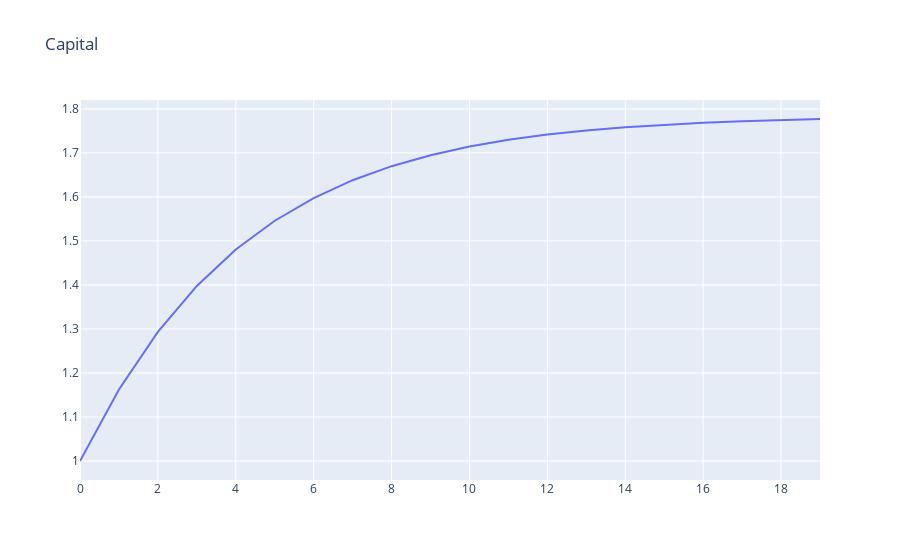

The notebook cell this image was saved under:
### Code cell
plot(m.time, [K.value], "Capital", ["K"])

### Figure 1 — Plotly figure (JSON) as saved in the notebook; plotly's stock layout.template omitted (floating-point values rounded to 4 significant figures)
{"data": [{"mode": "lines", "name": "K", "type": "scatter", "x": [0, 1, 2, 3, 4, 5, 6, 7, 8, 9, 10, 11, 12, 13, 14, 15, 16, 17, 18, 19], "y": [1, 1.163, 1.293, 1.398, 1.481, 1.546, 1.597, 1.638, 1.67, 1.695, 1.714, 1.73, 1.742, 1.751, 1.758, 1.764, 1.769, 1.772, 1.775, 1.777]}], "layout": {"autosize": true, "title": {"text": "Capital"}, "xaxis": {"autorange": true, "range": [0, 19], "type": "linear"}, "yaxis": {"autorange": true, "range": [0.9568, 1.82], "type": "linear"}}}
